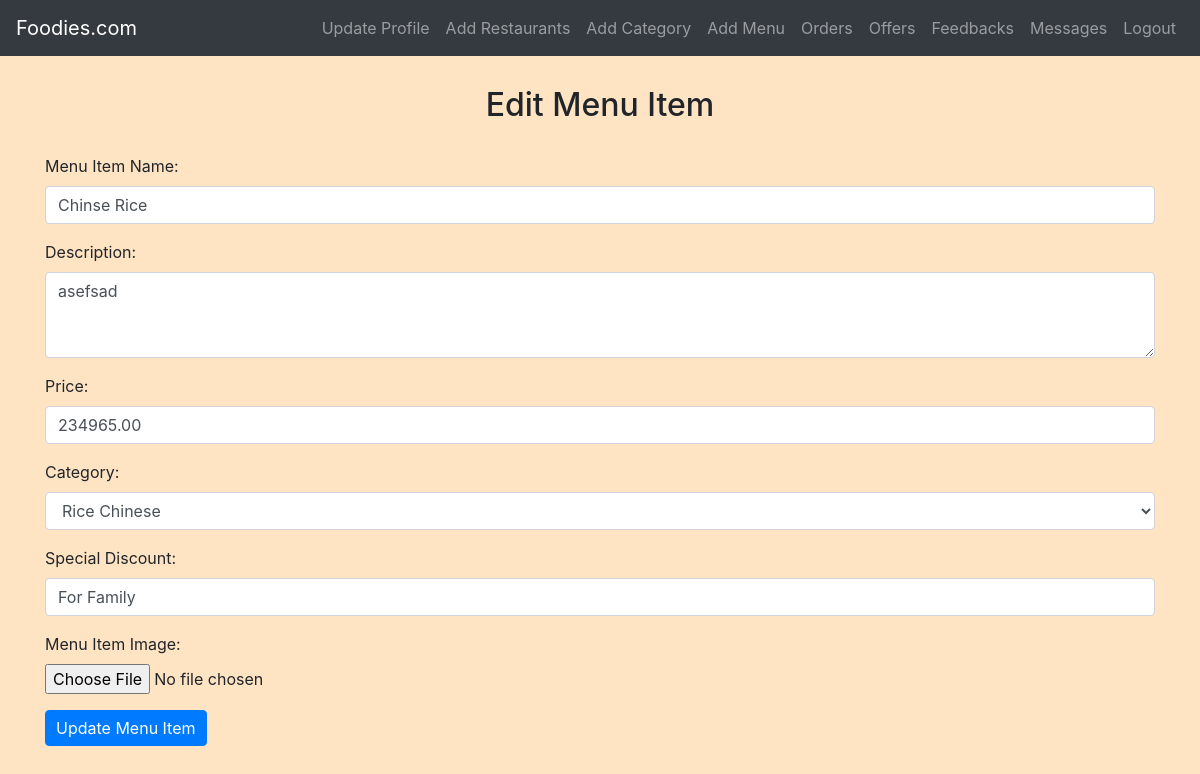
Screenshot of /restaurant/edit_menu_item.php?menuItemID=1 (signed in) with the database file from the repository.
### tables this page shows
CREATE TABLE `menuitems` (
  `MenuItemID` int(11) NOT NULL,
  `RestaurantID` int(11) DEFAULT NULL,
  `ItemName` varchar(255) NOT NULL,
  `Description` text NOT NULL,
  `Price` decimal(10,2) NOT NULL,
  `CategoryID` int(11) DEFAULT NULL,
  `ImageURL` varchar(255) DEFAULT NULL,
  `SpecialDiscount` varchar(255) DEFAULT NULL
);

### restaurant/edit_menu_item.php (the view, shortened to what this page needs)
<?php
include('config.php');
$menuItemID = $_GET['menuItemID'];
$fetchMenuItemSql = "SELECT M.*, C.CategoryName
                     FROM MenuItems M
                     INNER JOIN Categories C ON M.CategoryID = C.CategoryID
                     WHERE M.MenuItemID = ?";
$fetchMenuItemStmt = mysqli_prepare($conn, $fetchMenuItemSql);
mysqli_stmt_bind_param($fetchMenuItemStmt, "i", $menuItemID);
mysqli_stmt_execute($fetchMenuItemStmt);
$menuItemResult = mysqli_stmt_get_result($fetchMenuItemStmt);
if (!$menuItem = mysqli_fetch_assoc($menuItemResult)) {
    header("location: view_menu.php");
    exit;
}
?>
<!DOCTYPE html>
<html lang="en">
<head>
    <link rel="stylesheet" href="https://stackpath.bootstrapcdn.com/bootstrap/4.5.2/css/bootstrap.min.css">
    <link rel="stylesheet" href="../css/style.css">
</head>
<body>
    <?php include('navbar.php'); ?>
    <div class="container mb-5">
        <h2>Edit Menu Item</h2>
        <form action="<?php echo htmlspecialchars($_SERVER["PHP_SELF"] . "?menuItemID=" . $menuItemID); ?>" method="post" enctype="multipart/form-data">
            <div class="form-group">
                <label for="itemName">Menu Item Name:</label>
                <input type="text" name="itemName" class="form-control" value="<?php echo $menuItem['ItemName']; ?>" required>
            </div>
            <div class="form-group">
                <label for="description">Description:</label>
                <textarea name="description" class="form-control" rows="3" required><?php echo $menuItem['Description']; ?></textarea>
            </div>
            <div class="form-group">
                <label for="price">Price:</label>
                <input type="number" name="price" class="form-control" step="0.01" value="<?php echo $menuItem['Price']; ?>" required>
            </div>
            <div class="form-group">
                <label for="categoryID">Category:</label>
                <select name="categoryID" class="form-control" required>
                    <?php
                    $fetchCategoriesSql = "SELECT * FROM Categories";
                    $fetchCategoriesStmt = mysqli_prepare($conn, $fetchCategoriesSql);
                    mysqli_stmt_execute($fetchCategoriesStmt);
                    $categoriesResult = mysqli_stmt_get_result($fetchCategoriesStmt);
                    while ($row = mysqli_fetch_assoc($categoriesResult)) {
                        $selected = ($row['CategoryID'] == $menuItem['CategoryID']) ? "selected" : "";
                        echo "<option value='" . $row['CategoryID'] . "' $selected>" . $row['CategoryName'] . "</option>";
                    }
                    ?>
                </select>
            </div>
            <div class="form-group">
                <label for="specialDiscount">Special Discount:</label>
                <input type="text" name="specialDiscount" class="form-control" maxlength="255" value="<?php echo $menuItem['SpecialDiscount']; ?>">
            </div>
            <div class="form-group">
                <label for="imageURL">Menu Item Image:</label>
                <input type="file" name="imageURL" class="form-control-file" accept="image/*">
            </div>
            <button type="submit" class="btn btn-primary">Update Menu Item</button>
        </form>
    </div>
</body>
</html>

### css/style.css (style rules this page uses)
body { background-color: bisque; }
h1, h2, h3, h4 { text-align: center; margin-top: 30px; margin-bottom: 30px; }
.btn-primary { padding: 5px 10px; }

### rows the page displays
menuitems: itemName "Chinse Rice", description "asefsad", price "234965.00", specialDiscount "For Family"

### other values shown
form field categoryID "Rice Chinese"
